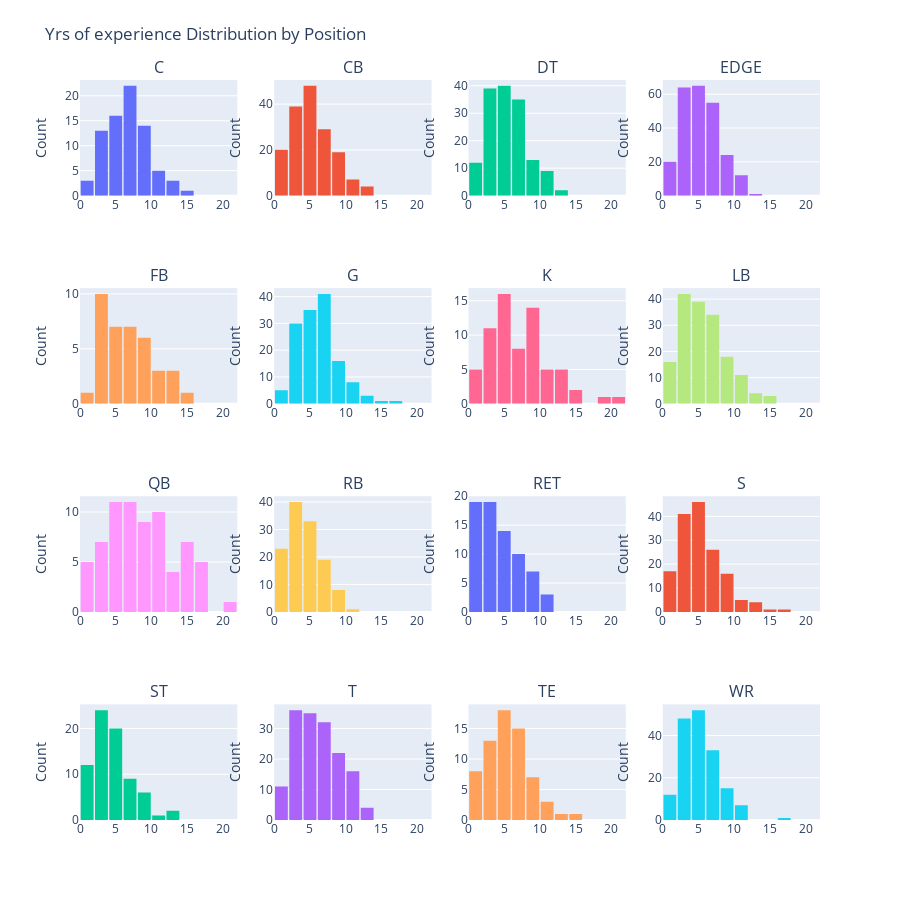

The notebook cell this image was saved under:
### Code cell
# create 4x4 subplots
rows, cols = 4, 4
fig = make_subplots(rows=rows, cols=cols, subplot_titles=positions)

# add histograms
for i, pos in enumerate(positions):
    row = i // cols + 1
    col = i % cols + 1
    subset = df1[df1['Pos'] == pos]
    
    fig.add_trace(
        go.Histogram(
            x=subset['Yrs'],
            xbins=dict(start=0, end=22, size=2),  # Set bin size and range
            name=pos,
            showlegend=False
        ),
        row=row,
        col=col
    )

# update layout and axis ranges
fig.update_layout(
    height=900,
    width=900,
    title_text="Yrs of experience Distribution by Position",
    margin=dict(t=80),
    bargap=0.1
)

# set x-axis range for all subplots
for i in range(1, rows * cols + 1):
    fig.update_xaxes(range=[0, 22], row=(i - 1) // cols + 1, col=(i - 1) % cols + 1)
    fig.update_yaxes(title_text="Count", row=(i - 1) // cols + 1, col=(i - 1) % cols + 1)

fig.show()

### Figure 1 — Plotly figure (JSON) as saved in the notebook; plotly's stock layout.template omitted (floating-point values rounded to 4 significant figures; data arrays with more than 128 entries replaced by an {"elided": "..."} marker saying what was removed)
{"data": [{"name": "C", "showlegend": false, "type": "histogram", "x": [6, 6, 2, 5, 7, 3, 7, 8, 3, 9, 5, 8, 10, 6, 7, 6, 8, 7, 8, 9, 4, 13, 5, 14, 8, 3, 7, 2, 10, 4, 12, 6, null, 1, 5, 6, 4, 4, 2, 3, 7, 6, 4, 2, 1, 8, 4, 8, 2, 4, 6, 10, 3, 5, 7, 6, 8, 7, 4, 7, 8, 7, 8, 8, 5, 6, 9, 4, 2, 10, null, 7, 11, 1, 12, 5, 2, 3, 6], "xaxis": "x", "xbins": {"end": 22, "size": 2, "start": 0}, "yaxis": "y"}, {"name": "CB", "showlegend": false, "type": "histogram", "x": {"elided": "176 int values"}, "xaxis": "x2", "xbins": {"end": 22, "size": 2, "start": 0}, "yaxis": "y2"}, {"name": "DT", "showlegend": false, "type": "histogram", "x": {"elided": "152 int values"}, "xaxis": "x3", "xbins": {"end": 22, "size": 2, "start": 0}, "yaxis": "y3"}, {"name": "EDGE", "showlegend": false, "type": "histogram", "x": {"elided": "248 int values"}, "xaxis": "x4", "xbins": {"end": 22, "size": 2, "start": 0}, "yaxis": "y4"}, {"name": "FB", "showlegend": false, "type": "histogram", "x": [9, 9, 11, 12, 13, 3, 2, 14, 12, 1, 3, 4, 5, 2, 7, 6, 6, 7, 5, null, 8, 3, 4, 5, 2, 4, 3, 8, 3, 3, 7, 3, 4, 9, 10, 8, 6, null, 11, 7], "xaxis": "x5", "xbins": {"end": 22, "size": 2, "start": 0}, "yaxis": "y5"}, {"name": "G", "showlegend": false, "type": "histogram", "x": {"elided": "144 int values"}, "xaxis": "x6", "xbins": {"end": 22, "size": 2, "start": 0}, "yaxis": "y6"}, {"name": "K", "showlegend": false, "type": "histogram", "x": [9, 1, 3, 8, 6, 4, 5, 9, 8, 6, 5, 4, 15, 1, 2, 8, 2, 8, null, 2, 20, 9, 4, 5, 11, 12, 5, 8, 8, 13, 11, null, 13, 6, 6, 1, 5, 12, 8, 18, 3, 9, 4, 4, 14, 10, 12, 5, 5, 2, 1, 6, 4, 7, 3, 2, 8, 3, 4, 3, 9, 2, 4, 7, 10, null, 4, 11, 6, 9, 1], "xaxis": "x7", "xbins": {"end": 22, "size": 2, "start": 0}, "yaxis": "y7"}, {"name": "LB", "showlegend": false, "type": "histogram", "x": {"elided": "172 int values"}, "xaxis": "x8", "xbins": {"end": 22, "size": 2, "start": 0}, "yaxis": "y8"}, {"name": "QB", "showlegend": false, "type": "histogram", "x": [2, 13, 1, 10, 3, 14, 15, 11, 8, 5, 12, 6, 5, 5, 7, 6, 5, 8, 7, 16, 10, 7, 11, 8, 5, 10, 2, 9, 5, 6, 11, 10, 14, 12, 7, 15, 12, 9, 9, 14, 10, 10, 4, 11, 15, 8, 16, 17, 1, 9, 1, 17, 1, 7, 15, 3, 2, 16, 21, 1, 5, 2, 2, 5, 7, 5, 6, 8, 6, 4], "xaxis": "x9", "xbins": {"end": 22, "size": 2, "start": 0}, "yaxis": "y9"}, {"name": "RB", "showlegend": false, "type": "histogram", "x": {"elided": "135 int values"}, "xaxis": "x10", "xbins": {"end": 22, "size": 2, "start": 0}, "yaxis": "y10"}, {"name": "RET", "showlegend": false, "type": "histogram", "x": [2, 2, 1, null, 1, 2, 1, 2, 1, null, 2, null, 2, 1, 4, null, null, 4, null, 4, 4, null, 6, 1, 6, 5, 4, 1, 5, 6, null, 3, 3, null, 5, 9, null, 9, 7, 8, 10, 1, 2, null, 4, 2, 6, 1, null, 3, 1, null, null, 3, 1, 6, 2, 1, 8, null, null, 5, null, null, 6, null, 9, 1, 3, 4, 7, 10, 2, 1, 5, 2, null, 11, null, null, 6, 3, 1, 9, 4, null, 1, 4, null, 1, 2, 1, 8, 2, 1, 7], "xaxis": "x11", "xbins": {"end": 22, "size": 2, "start": 0}, "yaxis": "y11"}, {"name": "S", "showlegend": false, "type": "histogram", "x": {"elided": "160 int values"}, "xaxis": "x12", "xbins": {"end": 22, "size": 2, "start": 0}, "yaxis": "y12"}, {"name": "ST", "showlegend": false, "type": "histogram", "x": [3, 3, 4, 4, 5, 9, 6, 2, 4, 1, 3, 3, 4, null, 3, 6, 4, 4, 3, 5, null, 1, 5, 1, 6, 2, 1, 3, null, 3, 4, null, 2, 2, null, 2, null, 3, 8, 1, 3, 1, 1, 1, null, 1, 5, 1, 3, 2, 7, 8, null, 5, 4, 3, null, 4, 9, 4, 7, 2, 11, 1, 2, 9, 7, 12, 3, 3, 13, 2, 4, 5, 4, 7, 6, 5, 1, 5, 2, 6, 8], "xaxis": "x13", "xbins": {"end": 22, "size": 2, "start": 0}, "yaxis": "y13"}, {"name": "T", "showlegend": false, "type": "histogram", "x": {"elided": "161 int values"}, "xaxis": "x14", "xbins": {"end": 22, "size": 2, "start": 0}, "yaxis": "y14"}, {"name": "TE", "showlegend": false, "type": "histogram", "x": [7, 3, 3, 5, 4, 12, 5, null, 2, 6, 2, 7, 1, 1, 2, 1, 3, 5, 9, 4, 4, 10, 11, 5, 6, 6, 3, 6, 7, 7, 4, 1, 1, 2, 9, 15, 3, 2, 7, 4, 7, 5, 8, 9, 3, 9, 7, 4, 4, 1, 5, 1, 5, 2, 6, 7, 1, 5, 3, 8, 4, 9, 5, 6, 10, 4, null, null, 7], "xaxis": "x15", "xbins": {"end": 22, "size": 2, "start": 0}, "yaxis": "y15"}, {"name": "WR", "showlegend": false, "type": "histogram", "x": {"elided": "175 int values"}, "xaxis": "x16", "xbins": {"end": 22, "size": 2, "start": 0}, "yaxis": "y16"}], "layout": {"annotations": [{"font": {"size": 16}, "showarrow": false, "text": "C", "x": 0.1062, "xanchor": "center", "xref": "paper", "y": 1, "yanchor": "bottom", "yref": "paper"}, {"font": {"size": 16}, "showarrow": false, "text": "CB", "x": 0.3688, "xanchor": "center", "xref": "paper", "y": 1, "yanchor": "bottom", "yref": "paper"}, {"font": {"size": 16}, "showarrow": false, "text": "DT", "x": 0.6313, "xanchor": "center", "xref": "paper", "y": 1, "yanchor": "bottom", "yref": "paper"}, {"font": {"size": 16}, "showarrow": false, "text": "EDGE", "x": 0.8938, "xanchor": "center", "xref": "paper", "y": 1, "yanchor": "bottom", "yref": "paper"}, {"font": {"size": 16}, "showarrow": false, "text": "FB", "x": 0.1062, "xanchor": "center", "xref": "paper", "y": 0.7188, "yanchor": "bottom", "yref": "paper"}, {"font": {"size": 16}, "showarrow": false, "text": "G", "x": 0.3688, "xanchor": "center", "xref": "paper", "y": 0.7188, "yanchor": "bottom", "yref": "paper"}, {"font": {"size": 16}, "showarrow": false, "text": "K", "x": 0.6313, "xanchor": "center", "xref": "paper", "y": 0.7188, "yanchor": "bottom", "yref": "paper"}, {"font": {"size": 16}, "showarrow": false, "text": "LB", "x": 0.8938, "xanchor": "center", "xref": "paper", "y": 0.7188, "yanchor": "bottom", "yref": "paper"}, {"font": {"size": 16}, "showarrow": false, "text": "QB", "x": 0.1062, "xanchor": "center", "xref": "paper", "y": 0.4375, "yanchor": "bottom", "yref": "paper"}, {"font": {"size": 16}, "showarrow": false, "text": "RB", "x": 0.3688, "xanchor": "center", "xref": "paper", "y": 0.4375, "yanchor": "bottom", "yref": "paper"}, {"font": {"size": 16}, "showarrow": false, "text": "RET", "x": 0.6313, "xanchor": "center", "xref": "paper", "y": 0.4375, "yanchor": "bottom", "yref": "paper"}, {"font": {"size": 16}, "showarrow": false, "text": "S", "x": 0.8938, "xanchor": "center", "xref": "paper", "y": 0.4375, "yanchor": "bottom", "yref": "paper"}, {"font": {"size": 16}, "showarrow": false, "text": "ST", "x": 0.1062, "xanchor": "center", "xref": "paper", "y": 0.1562, "yanchor": "bottom", "yref": "paper"}, {"font": {"size": 16}, "showarrow": false, "text": "T", "x": 0.3688, "xanchor": "center", "xref": "paper", "y": 0.1562, "yanchor": "bottom", "yref": "paper"}, {"font": {"size": 16}, "showarrow": false, "text": "TE", "x": 0.6313, "xanchor": "center", "xref": "paper", "y": 0.1562, "yanchor": "bottom", "yref": "paper"}, {"font": {"size": 16}, "showarrow": false, "text": "WR", "x": 0.8938, "xanchor": "center", "xref": "paper", "y": 0.1562, "yanchor": "bottom", "yref": "paper"}], "bargap": 0.1, "height": 900, "margin": {"t": 80}, "title": {"text": "Yrs of experience Distribution by Position"}, "width": 900, "xaxis": {"anchor": "y", "domain": [0, 0.2125], "range": [0, 22]}, "xaxis10": {"anchor": "y10", "domain": [0.2625, 0.475], "range": [0, 22]}, "xaxis11": {"anchor": "y11", "domain": [0.525, 0.7375], "range": [0, 22]}, "xaxis12": {"anchor": "y12", "domain": [0.7875, 1], "range": [0, 22]}, "xaxis13": {"anchor": "y13", "domain": [0, 0.2125], "range": [0, 22]}, "xaxis14": {"anchor": "y14", "domain": [0.2625, 0.475], "range": [0, 22]}, "xaxis15": {"anchor": "y15", "domain": [0.525, 0.7375], "range": [0, 22]}, "xaxis16": {"anchor": "y16", "domain": [0.7875, 1], "range": [0, 22]}, "xaxis2": {"anchor": "y2", "domain": [0.2625, 0.475], "range": [0, 22]}, "xaxis3": {"anchor": "y3", "domain": [0.525, 0.7375], "range": [0, 22]}, "xaxis4": {"anchor": "y4", "domain": [0.7875, 1], "range": [0, 22]}, "xaxis5": {"anchor": "y5", "domain": [0, 0.2125], "range": [0, 22]}, "xaxis6": {"anchor": "y6", "domain": [0.2625, 0.475], "range": [0, 22]}, "xaxis7": {"anchor": "y7", "domain": [0.525, 0.7375], "range": [0, 22]}, "xaxis8": {"anchor": "y8", "domain": [0.7875, 1], "range": [0, 22]}, "xaxis9": {"anchor": "y9", "domain": [0, 0.2125], "range": [0, 22]}, "yaxis": {"anchor": "x", "domain": [0.8438, 1], "title": {"text": "Count"}}, "yaxis10": {"anchor": "x10", "domain": [0.2812, 0.4375], "title": {"text": "Count"}}, "yaxis11": {"anchor": "x11", "domain": [0.2812, 0.4375], "title": {"text": "Count"}}, "yaxis12": {"anchor": "x12", "domain": [0.2812, 0.4375], "title": {"text": "Count"}}, "yaxis13": {"anchor": "x13", "domain": [0, 0.1562], "title": {"text": "Count"}}, "yaxis14": {"anchor": "x14", "domain": [0, 0.1562], "title": {"text": "Count"}}, "yaxis15": {"anchor": "x15", "domain": [0, 0.1562], "title": {"text": "Count"}}, "yaxis16": {"anchor": "x16", "domain": [0, 0.1562], "title": {"text": "Count"}}, "yaxis2": {"anchor": "x2", "domain": [0.8438, 1], "title": {"text": "Count"}}, "yaxis3": {"anchor": "x3", "domain": [0.8438, 1], "title": {"text": "Count"}}, "yaxis4": {"anchor": "x4", "domain": [0.8438, 1], "title": {"text": "Count"}}, "yaxis5": {"anchor": "x5", "domain": [0.5625, 0.7188], "title": {"text": "Count"}}, "yaxis6": {"anchor": "x6", "domain": [0.5625, 0.7188], "title": {"text": "Count"}}, "yaxis7": {"anchor": "x7", "domain": [0.5625, 0.7188], "title": {"text": "Count"}}, "yaxis8": {"anchor": "x8", "domain": [0.5625, 0.7188], "title": {"text": "Count"}}, "yaxis9": {"anchor": "x9", "domain": [0.2812, 0.4375], "title": {"text": "Count"}}}}
